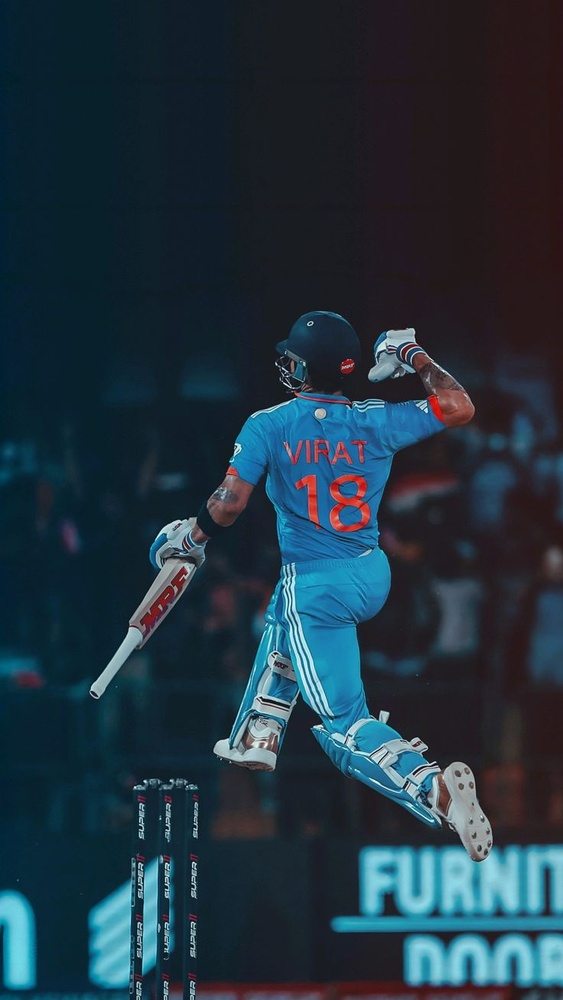
#> input picture 0_Virat_Kohli_2.jpeg, 563 x 1000 px, shrunk from 736 x 1308 before the run, found by its file name
$ python 9_histogram.py
#> lines starting #> are read from the running program, lines starting #| are printed output that depends on the picture
import cv2
import numpy as np
import matplotlib.pyplot as plt

# Load the grayscale image
# Replace 'image_path.jpg' with the path to your grayscale image
image = cv2.imread("SEM-5 Codes/lastday/0_Virat_Kohli_2.jpeg", cv2.IMREAD_GRAYSCALE)
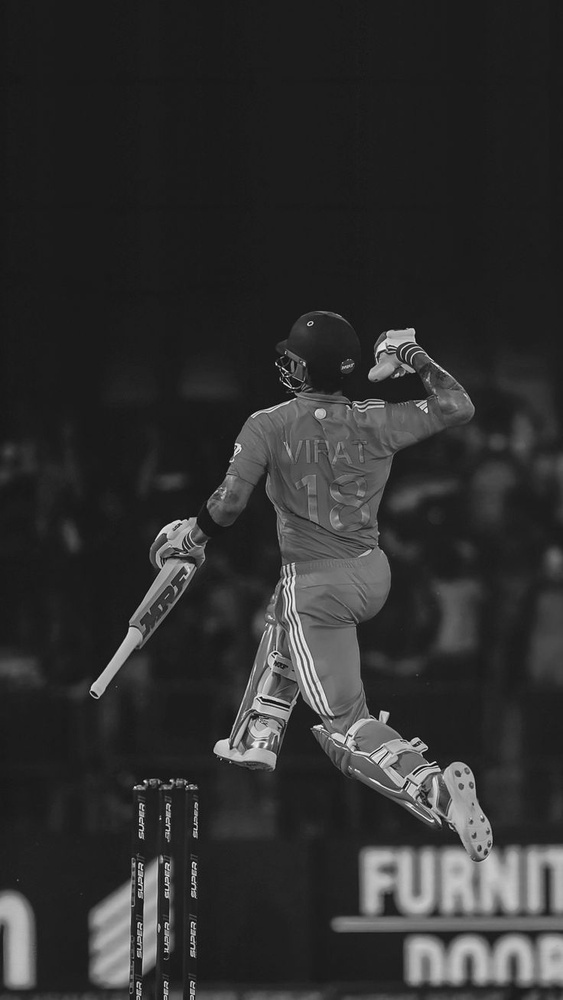
#> image: shape (1000, 563); min 0, max 249, mean 47.5
if image is None:
    print("Error: Image not found or could not be loaded.")
    exit()
# Flatten the image to a 1D array of pixel values
pixel_values = image.flatten()
# Plot the histogram
plt.figure(figsize=(8, 6))
plt.hist(pixel_values, bins=256, range=(0, 256), color="gray", alpha=0.7)
plt.title("Histogram of Grayscale Image")
plt.xlabel("Pixel Intensity")
plt.ylabel("Frequency")
plt.grid(axis="y", alpha=0.75)
plt.show()
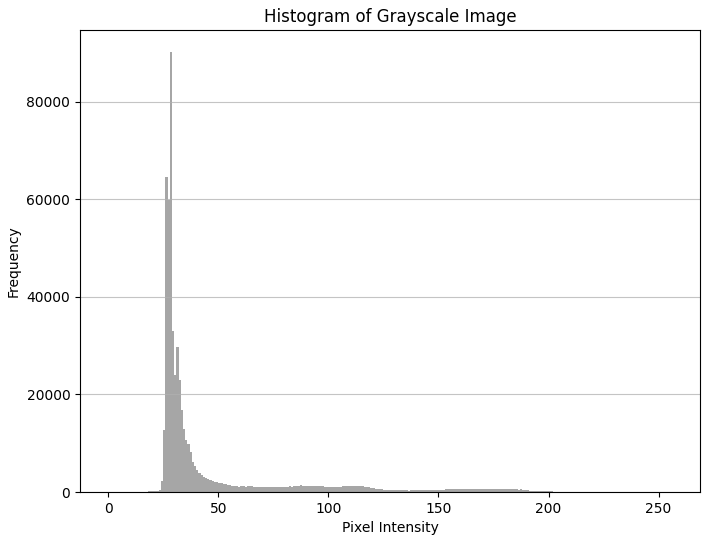
#> figure drawn by matplotlib, 1 panel; tallest bar 90225 high, from x = 28 to 29
